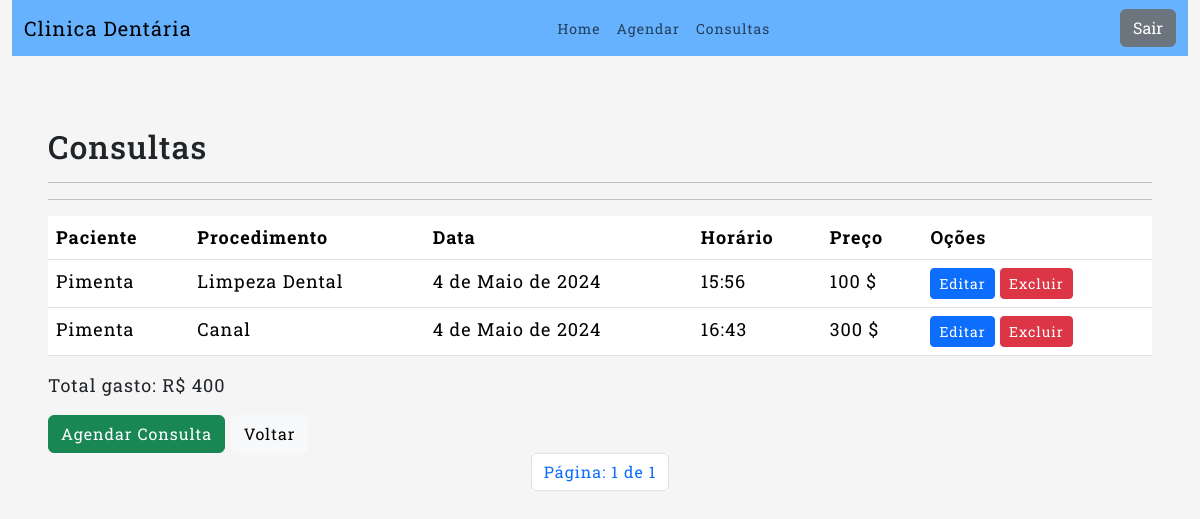
The app's page /consultas/ (signed in) with its own data.
### consultas/models.py (models this page shows, shortened)
class Consulta(models.Model):
    paciente = models.ForeignKey(User, on_delete=models.CASCADE)
    procedimento = models.ForeignKey(Procedimento, on_delete=models.CASCADE)
    data = models.DateField(verbose_name="Data da Consulta")
    horario = models.TimeField(verbose_name="Horário da Consulta")

class Procedimento(models.Model):
    nome_procedimento = models.CharField(max_length=50)
    preco = models.IntegerField()
    def __str__(self):
        return self.nome_procedimento

### consultas/views.py (the view)
# urls.py: path('consultas/', ConsultaListViewPacientes.as_view(), name='listar_consultas_pacientes'),
class ConsultaListViewPacientes(GroupRequiredMixin,LoginRequiredMixin,ListView):
    login_url = reverse_lazy('login')
    group_required = [u"Pacientes",]
    model = Consulta
    template_name = 'listar_consultas_pacientes.html'
    context_object_name = 'consultasPacientes'
    ordering = ['data']
    paginate_by = 10
    def get_queryset(self):
        return Consulta.objects.filter(paciente=self.request.user)
    def get_context_data(self, **kwargs):
        context = super().get_context_data(**kwargs)
        consultas = Consulta.objects.filter(paciente=self.request.user)
        total_gasto = consultas.aggregate(Sum('procedimento__preco'))['procedimento__preco__sum']
        context['total_gasto'] = total_gasto
        return context

### consultas/templates/listar_consultas_pacientes.html (shortened to what this page needs)
{% extends 'base.html' %}
{% block content %}
<div class="container mt-4">
    <h2>Consultas</h2>
    <hr>
    <hr>
    <table class="table">
        <thead>
            <tr>
                <th>Paciente</th>
                <th>Procedimento</th>
                <th>Data</th>
                <th>Horário</th>
                <th>Preço</th>
                <th>Oções</th>
            </tr>
        </thead>
        <tbody>
            {% for consulta in consultasPacientes %}
            <tr>
                <td>{{ consulta.paciente }}</td>
                <td>{{ consulta.procedimento }}</td>
                <td>{{ consulta.data }}</td>
                <td>{{consulta.horario}}</td>
                <td>{{consulta.procedimento.preco}} $</td>
                <td>
                    <a href="{% url 'editar_consultas' consulta.pk %}" class="btn btn-primary btn-sm">Editar</a>
                    <a href="{% url 'excluir_consultas' consulta.pk %}" class="btn btn-danger btn-sm">Excluir</a>
                </td>
            </tr>
            {% endfor %}
        </tbody>
    </table>
    {% if total_gasto %}
    <p>Total gasto: R$ {{ total_gasto }}</p>
    {% else %}
    <p>Nenhuma consulta realizada ainda.</p>
    {% endif %}
    <a href="{% url 'criar_consultas' %}" class="btn btn-success">Agendar Consulta</a>
    <a  href="{% url 'home' %}" class="btn btn-light">Voltar </a>
</div>
<ul class="pagination justify-content-center">
    <li class="page-item">
        <span class="page-link ">Página: {{page_obj.number}} de {{page_obj.paginator.num_pages}}</span>
    </li>
</ul>
{% endblock %}

### templates/base.html (shortened to what this page needs)
{% load static %}
{% load bootstrap5 %}
<!DOCTYPE html>
<html lang="pt-br">
<head>
    <link href="https://cdn.jsdelivr.net/npm/bootstrap@5.3.3/dist/css/bootstrap.min.css" rel="stylesheet">
    <link rel="stylesheet" href="{% static 'css/styles.css' %}">
    <link rel="stylesheet" href="https://cdnjs.cloudflare.com/ajax/libs/font-awesome/6.0.0-beta3/css/all.min.css">
</head>
<body style="background-color: whitesmoke;">
    <div class="container-fluid">
        <nav style="background-color: rgb(102, 178, 255);" class="navbar navbar-expand-lg navbar-light">
            <div class="container-fluid">
                <a class="navbar-brand">Clinica Dentária</a>
                <div class="collapse navbar-collapse" id="navbarText">
                    {% if request.user.is_authenticated %}
                    <ul class="navbar-nav me-auto mb-2 mb-lg-0 ms-auto">
                        <li class="nav-item">
                            <a class="nav-link" href="{% url 'home' %}">Home</a>
                        </li>
                        {% for group in request.user.groups.all %}
                        {% if 'Pacientes' == group.name %}
                        <li class="nav-item">
                            <a class="nav-link" href="{% url 'criar_consultas' %}">Agendar</a>
                        </li>
                        {% endif %}
                        {% endfor %}
                        {% for group in request.user.groups.all %}
                        {% if 'Pacientes' == group.name %}
                        <li class="nav-item">
                            <a class="nav-link" href="{% url 'listar_consultas_pacientes' %}">Consultas</a>
                        </li>
                        {% endif %}
                        {% endfor %}
                    </ul>
                    <form class="d-flex" method="post" action="{% url 'logout' %}">
                        <button class="btn btn-secondary" type="submit">Sair</button>
                    </form>
                    {% endif %}
                </div>
            </div>
        </nav>
        <div class="row">
            <div class="col">
                <div class="px-4 py-5">
                    {% block content %}
                    {% endblock %}
                </div>
            </div>
        </div>
    </div>
</body>
</html>

### templates/base.html (style rules this page uses)
body { letter-spacing: 1px; font-size: 18px; font-family: "Roboto Slab", serif; font-optical-sizing: auto; }
.navbar-nav .nav-link { font-size: 14px; }

### records on screen
Consulta: paciente "Pimenta", procedimento "Limpeza Dental", data "4 de Maio de 2024", horario "15:56", procedimento.preco "100"
Consulta: paciente "Pimenta", procedimento "Canal", data "4 de Maio de 2024", horario "16:43", procedimento.preco "300"

### other values on screen
{{ total_gasto }} "400"
{{ page_obj.number }} "1"
{{ page_obj.paginator.num_pages }} "1"
